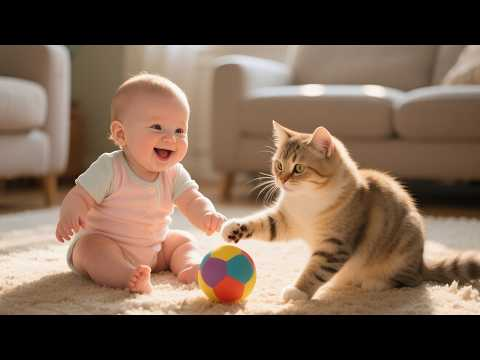
#> input picture demos/demo.jpg, 480 x 360 px
$ jupyter execute 02-image-as-numbers.ipynb
#> lines starting #> are read from the running program, lines starting #| are printed output that depends on the picture
# Demo 2 — An image really is just numbers

_Section 2: How Images Are Represented._

We'll open a photo in code, reveal that it's just a big table of numbers, zoom into a single pixel, and print its **(R, G, B)** values live — watching a picture turn into a grid of numbers.

[cell 1]
import cv2
import numpy as np
import matplotlib.pyplot as plt

IMG_PATH = "demo.jpg"  # the shared image used across all demos

## 1. Open the photo

OpenCV reads images as **BGR**, so we convert to **RGB** for display.

[cell 2]
bgr = cv2.imread(IMG_PATH)              # OpenCV loads as BGR
#> bgr is the input picture: shape (360, 480, 3); mean B, G, R 79.7, 96.2, 118.8
img = cv2.cvtColor(bgr, cv2.COLOR_BGR2RGB)  # -> RGB

plt.figure(figsize=(6, 4.5))
plt.imshow(img)
plt.axis("off")
plt.title("What we see")
plt.show()

## 2. What the computer sees: an array of numbers

The image is just a NumPy array of shape `(height, width, 3)`.

[cell 3]
print("type :", type(img))
#| type : <class 'numpy.ndarray'>
print("shape:", img.shape, " (height, width, channels)")
#| shape: (360, 480, 3)  (height, width, channels)
print("dtype:", img.dtype, " (each number is 0-255)")
#| dtype: uint8  (each number is 0-255)

h, w, c = img.shape
#> h = 360; w = 480; c = 3
print(f"\nThat's {h} x {w} x {c} = {h * w * c:,} numbers in this one picture.")
#| That's 360 x 480 x 3 = 518,400 numbers in this one picture.

# A raw peek at the numbers themselves: a 3x4 block of pixels on the ball.
np.set_printoptions(linewidth=100)
print("\nA 3x4 block of pixels on the ball (each entry is one [R, G, B] pixel):\n")
print(img[291:294, 224:228])
#| [[[192  48  24]
#|   [192  48  22]
#|   [193  49  25]
#|   [195  51  25]]
#|  [[190  43  23]
#|   [190  44  21]
#|   [191  44  24]
#|   [193  47  24]]
#|  [[188  38  21]
#|   [189  39  22]
#|   [190  40  23]
#|   [192  43  23]]]

## 3. Zoom into a patch

Let's crop a small region around the ball. Slicing the array `[y0:y1, x0:x1]` cuts out a rectangle of pixels.

[cell 4]
# Region around the colorful ball (row range, col range)
y0, y1 = 272, 312
x0, x1 = 206, 246
patch = img[y0:y1, x0:x1]
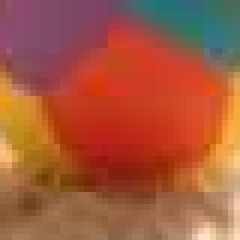
#> patch: shape (40, 40, 3) (shown 6 times larger); mean R, G, B 164.8, 88.3, 61.5

fig, ax = plt.subplots(1, 2, figsize=(10, 4.5))
ax[0].imshow(img)
ax[0].add_patch(plt.Rectangle((x0, y0), x1 - x0, y1 - y0,
                              edgecolor="lime", facecolor="none", lw=2))
ax[0].axis("off")
ax[0].set_title("where we're zooming")

ax[1].imshow(patch, interpolation="nearest")
ax[1].set_title(f"the {patch.shape[0]}x{patch.shape[1]} patch, enlarged")
ax[1].axis("off")
plt.show()
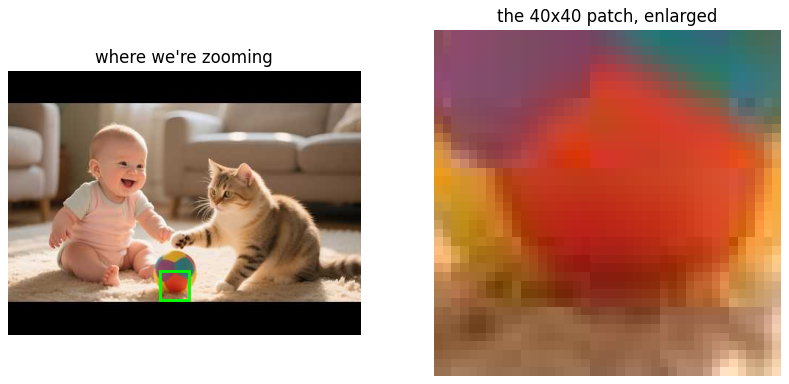
#> figure drawn by matplotlib, 2 panels

## 4. Zoom in further: each square is a pixel, each pixel is 3 numbers

Take a tiny patch and print the (R, G, B) triple sitting inside every pixel.

[cell 5]
ty0, ty1 = 288, 296
tx0, tx1 = 222, 230
tiny = img[ty0:ty1, tx0:tx1]

fig, ax = plt.subplots(figsize=(9, 9))
ax.imshow(tiny, interpolation="nearest")
for i in range(tiny.shape[0]):
    for j in range(tiny.shape[1]):
        r, g, b = (int(v) for v in tiny[i, j])
        color = "white" if (r + g + b) < 384 else "black"
        ax.text(j, i, f"{r}\n{g}\n{b}", ha="center", va="center",
                color=color, fontsize=8, fontfamily="monospace")
ax.set_title("Each pixel = (R, G, B)")
ax.axis("off")
plt.show()
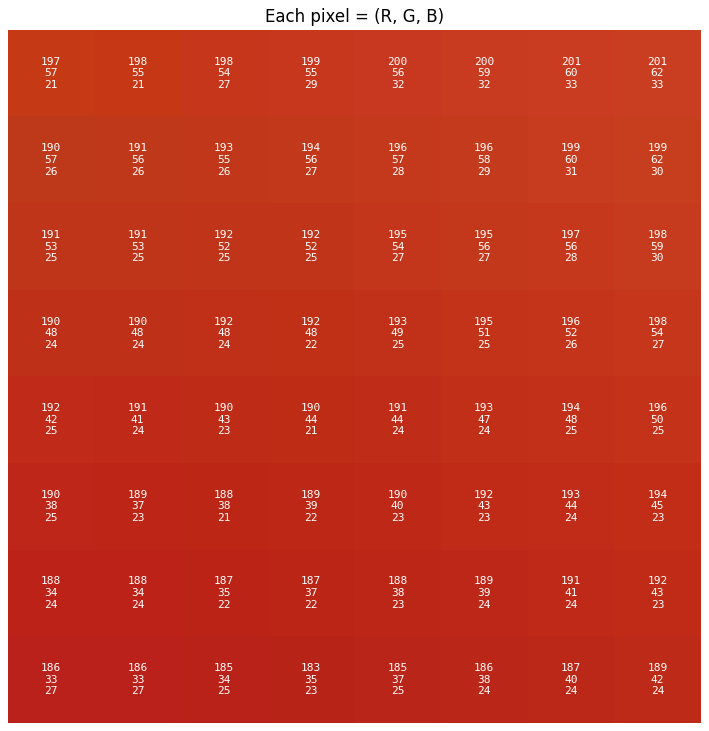
#> figure drawn by matplotlib, 1 panel

## 5. Print a single pixel's value

The heart of the demo: one pixel is just three numbers.

[cell 6]
row, col = 292, 226  # a point on the ball
r, g, b = (int(v) for v in img[row, col])
#> r = 191; g = 44; b = 24

print(f"Pixel at (row={row}, col={col}):")
print(f"  R = {r}")
#|   R = 191
print(f"  G = {g}")
#|   G = 44
print(f"  B = {b}")
#|   B = 24
print(f"\n  => (R, G, B) = ({r}, {g}, {b})")
#|   => (R, G, B) = (191, 44, 24)

## 6. Grayscale: one number per pixel (0-255)

Drop color and each pixel becomes a single brightness value: `0` = black, `255` = white.

[cell 7]
gray = cv2.cvtColor(bgr, cv2.COLOR_BGR2GRAY)
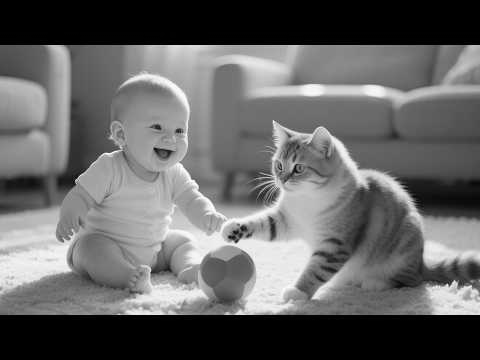
#> gray: shape (360, 480); min 0, max 254, mean 101.1
print("grayscale shape:", gray.shape, "-> just one number per pixel")
#| grayscale shape: (360, 480) -> just one number per pixel

gtiny = gray[ty0:ty1, tx0:tx1]
fig, ax = plt.subplots(figsize=(9, 9))
ax.imshow(gtiny, cmap="gray", vmin=0, vmax=255, interpolation="nearest")
for i in range(gtiny.shape[0]):
    for j in range(gtiny.shape[1]):
        v = int(gtiny[i, j])
        color = "white" if v < 128 else "black"
        ax.text(j, i, str(v), ha="center", va="center",
                color=color, fontsize=11, fontfamily="monospace")
ax.set_title("Grayscale: 0 = black, 255 = white")
ax.axis("off")
plt.show()
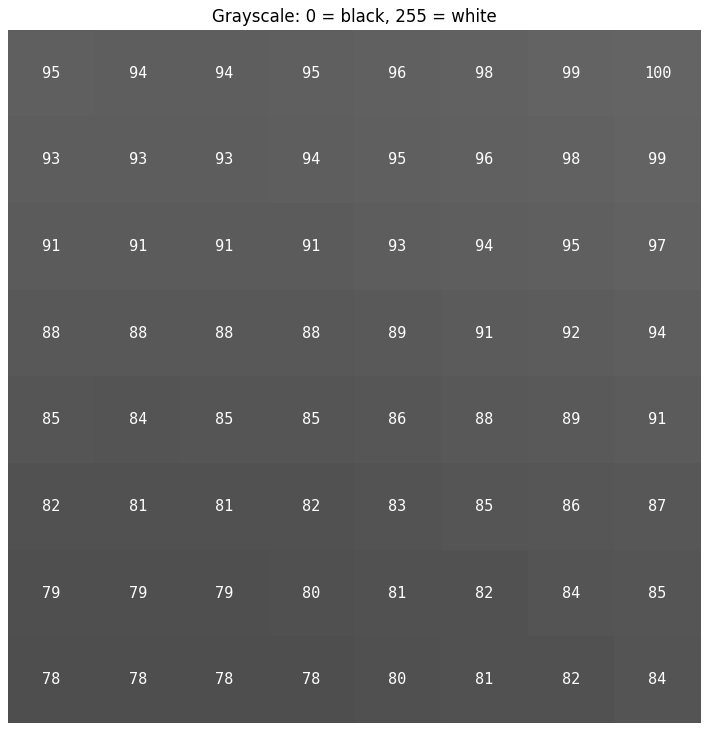
#> figure drawn by matplotlib, 1 panel
